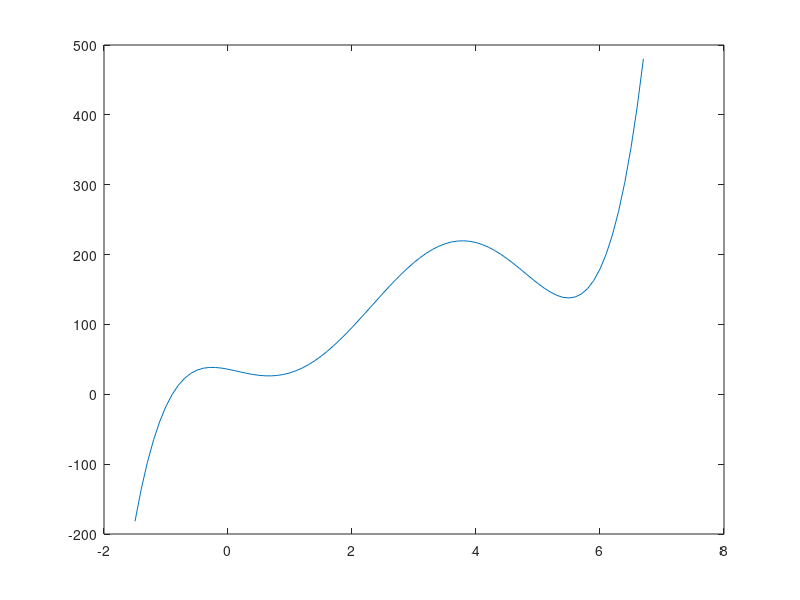

Here is the MATLAB script that generated this plot:
%ayden Hession
%section 27393
%CW 11
%q 1
x1 = [-1.5:.1:6.7];
p3 = [1 -12.1 40.59 -17.015 -17.65 35.88];
y1 = polyval(p3, x1);
plot(x1,y1)